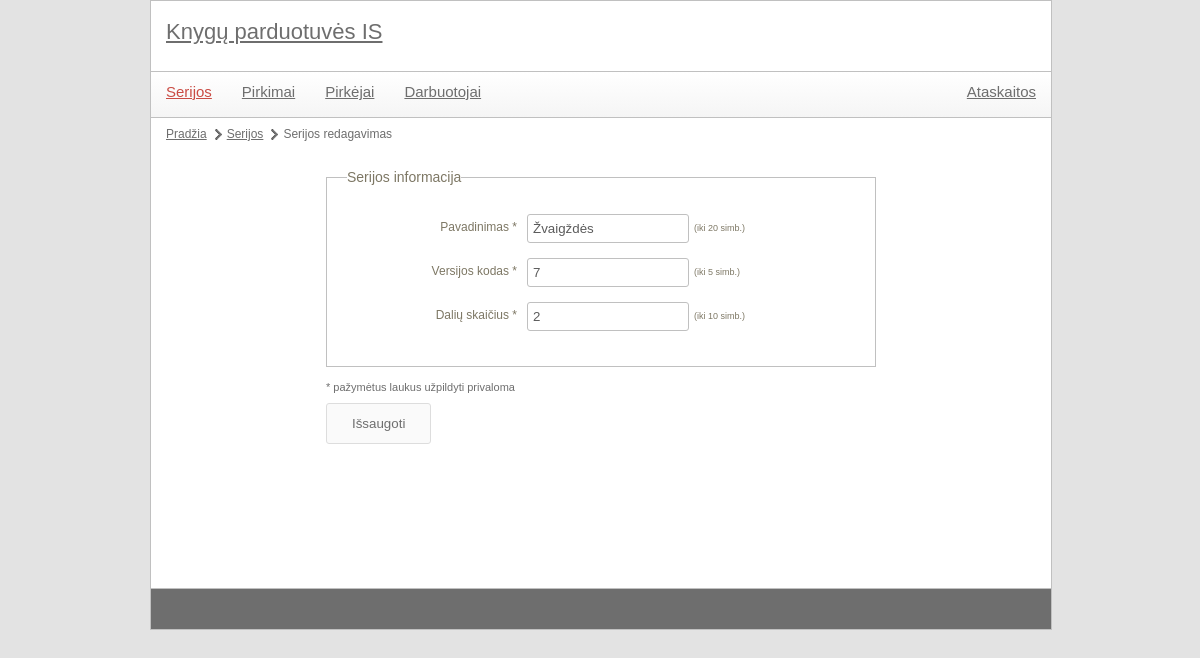
/index.php?module=series&action=edit&id=1, run on the app's committed database.
### tables this page shows
CREATE TABLE `serija` (
  `id_Serija` int(11) NOT NULL,
  `Pavadinimas` varchar(255) NOT NULL,
  `Versijos_kodas` int(11) NOT NULL,
  `Daliu_skaicius` int(11) NOT NULL
);

### controls/series_edit.php (called while the page is built, shortened)
<?php
include 'libraries/series.class.php';
$seriesObj = new series();
$data = array();
$required = array('Pavadinimas', 'Versijos_kodas', 'Daliu_skaicius');
$maxLengths = array (
    'Pavadinimas' => 20,
    'Versijos_kodas' => 5,
    'Daliu_skaicius' => 10
);
if(!empty($_POST['submit'])) {
    $validations = array (
        'Pavadinimas' => 'alfanum',
        'Versijos_kodas' => 'alfanum',
        'Daliu_skaicius' => 'positivenumber');
    include 'utils/validator.class.php';
    $validator = new validator($validations, $required, $maxLengths);
    if($validator->validate($_POST)) {
        $dataPrepared = $validator->preparePostFieldsForSQL();
        $seriesObj->updateSeries($dataPrepared);
        common::redirect("index.php?module={$module}&action=list");
        die();
    }
    else {
        $formErrors = $validator->getErrorHTML();
        $data = $_POST;
    }
}
    else {
        $data = $seriesObj->getSeries($id);
    }
include 'templates/series_form.tpl.php';
?>

### index.php (called while the page is built, shortened)
<?php
	include 'utils/mysql.class.php';
	if(isset($_GET['module'])) {
		$module = mysql::escape($_GET['module']);
	}
	if(isset($_GET['id'])) {
		$id = mysql::escape($_GET['id']);
	}
	include 'templates/main.tpl.php';
?>

### utils/mysql.class.php (called while the page is built, shortened)
<?php
class mysql {
    protected static $connection;
    public static function connect() {
		if(!isset(self::$connection)) {
            self::$connection = new mysqli(config::DB_SERVER, config::DB_USERNAME, config::DB_PASSWORD, config::DB_NAME);
        }
        return self::$connection;
    }
    public static function query($query) {
        $connection = mysql::connect();
        $result = $connection->query($query);
        return $result;
    }
    public static function select($query) {
        $rows = array();
        $result = mysql::query($query);
        while ($row = $result->fetch_assoc()) {
            $rows[] = $row;
        }
        return $rows;
    }
	public static function escape($field) {
		$connection =  mysql::connect();
		return mysqli_real_escape_string($connection, $field);
	}
}

### libraries/series.class.php (called while the page is built, shortened)
<?php
class series
{
    private $serija_lentele = '';
    public function __construct(){
        $this->serija_lentele = 'serija';
    }
    public function getSeries($id) {
        $query = "  SELECT *
					FROM `{$this->serija_lentele}`
					WHERE `id_Serija`='{$id}'";
        $data = mysql::select($query);
        return $data[0];
    }
}

### templates/series_form.tpl.php (the view, shortened to what this page needs)
<ul id="pagePath">
    <li><a href="index.php">Pradžia</a></li>
    <li><a href="index.php?module=<?php echo $module; ?>&action=list">Serijos</a></li>
    <li><?php if(!empty($id)) echo "Serijos redagavimas"; else echo "Nauja serija"; ?></li>
</ul>
<div id="formContainer">
    <form action="" method="post">
        <fieldset>
            <legend>Serijos informacija</legend>
            <p>
                <label class="field" for="Pavadinimas">Pavadinimas<?php echo in_array('Pavadinimas', $required) ? '<span> *</span>' : ''; ?></label>
                <input type="text" id="Pavadinimas" name="Pavadinimas" class="textbox textbox-150" value="<?php echo isset($data['Pavadinimas']) ? $data['Pavadinimas'] : ''; ?>">
                <?php if(key_exists('Pavadinimas', $maxLengths)) echo "<span class='max-len'>(iki {$maxLengths['Pavadinimas']} simb.)</span>"; ?>
            </p>
            <p>
                <label class="field" for="Versijos_kodas">Versijos kodas<?php echo in_array('Versijos_kodas', $required) ? '<span> *</span>' : ''; ?></label>
                <input type="text" id="Versijos_kodas" name="Versijos_kodas" class="textbox textbox-150" value="<?php echo isset($data['Versijos_kodas']) ? $data['Versijos_kodas'] : ''; ?>" />
                <?php if(key_exists('Versijos_kodas', $maxLengths)) echo "<span class='max-len'>(iki {$maxLengths['Versijos_kodas']} simb.)</span>"; ?>
            </p>
            <p>
                <label class="field" for="Daliu_skaicius">Dalių skaičius<?php echo in_array('Daliu_skaicius', $required) ? '<span> *</span>' : ''; ?></label>
                <input type="text" id="Daliu_skaicius" name="Daliu_skaicius" class="textbox textbox-150" value="<?php echo isset($data['Daliu_skaicius']) ? $data['Daliu_skaicius'] : ''; ?>" />
                <?php if(key_exists('Daliu_skaicius', $maxLengths)) echo "<span class='max-len'>(iki {$maxLengths['Daliu_skaicius']} simb.)</span>"; ?>
            </p>
        </fieldset>
        <p class="required-note">* pažymėtus laukus užpildyti privaloma</p>
        <p>
            <input type="submit" class="submit button" name="submit" value="Išsaugoti">
        </p>
    </form>
</div>

### style/main.css (style rules this page uses)
body { color: #6e6e6e; font-family: Verdana, Geneva, sans-serif; font-size: 12px; background-color: #e3e3e3; width: 900px; margin: 0px auto; }
a { color: #6e6e6e; }
.button { background-color: #fafafa; border: 1px solid #ddd; padding: 12px 25px; display: block; text-decoration: none; color: #6e6e6e; border-radius: 3px; moz-border-radius: 3px; }
#contentMain #pagePath { margin: 10px 0px 10px 0px; display: block; float: left; }
#contentMain #pagePath li { float: left; display: block; margin-right: 5px; background: url(images/page-path-separator.png) center right no-repeat; padding-right: 15px; }
#contentMain #pagePath li:last-child { background: none; }
#formContainer { margin: 20px auto 17px auto; width: 550px; }
#formContainer p.required-note { margin-bottom: 10px; font-size: 11px; }
fieldset { width: 528px; margin-bottom: 15px; border: 1px solid #c0c0c0; color: #7D7764; padding: 25px 0px 25px 20px; }
legend { font-size: 14px; }
label.field { text-align: right; width: 165px; float: left; margin-top: 7px; margin-right: 10px; }
input.textbox { color: #5b5b5b; height: 25px; padding-left: 5px; padding-right: 5px; border-radius: 3px; -moz-border-radius: 3px; border: 1px solid #c0c0c0; }
input.textbox-150 { width: 150px; float: left; margin-bottom: 10px; }
fieldset p { clear: both; padding: 5px; }
fieldset p span.max-len, fieldset p span.units { font-size: 9px; margin-left: 5px; line-height: 28px; }

### data on the page
serija: Pavadinimas "Žvaigždės", Versijos_kodas "7", Daliu_skaicius "2"

### other printed values
$maxLengths['Pavadinimas'] "20"
$maxLengths['Versijos_kodas'] "5"
$maxLengths['Daliu_skaicius'] "10"
